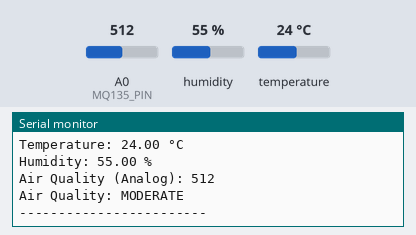
This sketch was run on a simulated ESP8266 (NodeMCU). Parts: the last lines printed to the serial monitor. Inputs (shaded band) come from the test bench; at power-on: A0 (MQ135_PIN) = 512, humidity 55 %, temperature 24 °C.

Above: at 2.9 s.
3.0 s: A0 (MQ135_PIN) set to 610
At 5.6 s:
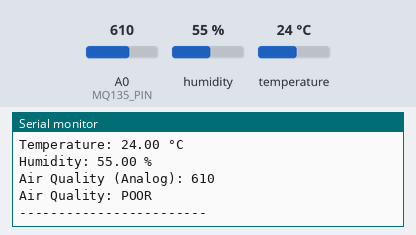
7.8 s: A0 (MQ135_PIN) set to 290
At 9.1 s:
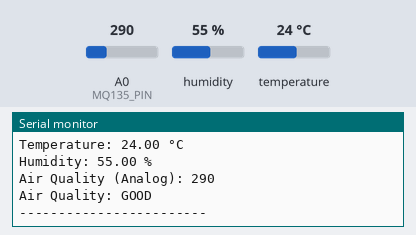
12.1 s: humidity set to 22 %
14.9 s: A0 (MQ135_PIN) set to 0
At 18.3 s:
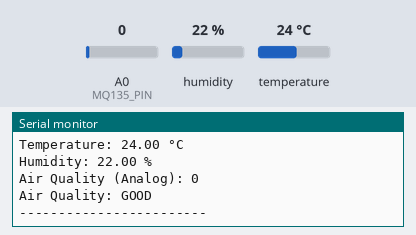
21.1 s: temperature set to 12 °C
23.9 s: humidity set to 40 %
Timing chart, 0 to 26.9 s (numbered marks = the images above; inputs shaded):
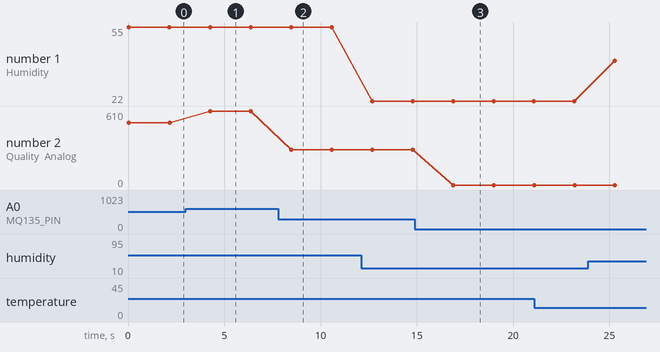

Measured:
- after the input at 3.0 s, the serial monitor: prints a new line after 1.3 s (image 1)
- after the input at 7.8 s, the serial monitor: prints a new line after 0.67 s (image 2)
- after the input at 14.9 s, the serial monitor: prints a new line after 2.0 s (image 3)
- plotted number 1: 55 → 22 after the input at 12.1 s, 22 → 40 after the input at 23.9 s
- plotted number 2: 512 → 610 after the input at 3.0 s, 610 → 290 after the input at 7.8 s, 290 → 0 after the input at 14.9 s

The sketch:

air_monitoring.ino
```cpp
#include <ESP8266WiFi.h>
#include <DHT.h>

// ----------- Pin Definitions -----------
#define DHTPIN D4        // DHT11 data pin
#define DHTTYPE DHT11
#define MQ135_PIN A0     // Analog pin for MQ-135

// ----------- Initialize Sensors -----------
DHT dht(DHTPIN, DHTTYPE);

// ----------- Variables -----------
float temperature;
float humidity;
int airQuality;

// ----------- Setup -----------
void setup() {
  Serial.begin(9600);
  dht.begin();

  Serial.println("Air Quality Monitoring System Started...");
}

// ----------- Loop -----------
void loop() {
  // Read DHT11
  humidity = dht.readHumidity();
  temperature = dht.readTemperature();

  // Read MQ-135
  airQuality = analogRead(MQ135_PIN);

  // Check if DHT reading failed
  if (isnan(humidity) || isnan(temperature)) {
    Serial.println("Failed to read from DHT sensor!");
    return;
  }

  // Display Readings
  Serial.println("----- Sensor Data -----");
  Serial.print("Temperature: ");
  Serial.print(temperature);
  Serial.println(" °C");

  Serial.print("Humidity: ");
  Serial.print(humidity);
  Serial.println(" %");

  Serial.print("Air Quality (Analog): ");
  Serial.println(airQuality);

  // Basic Air Quality Status
  if (airQuality < 300) {
    Serial.println("Air Quality: GOOD");
  }
  else if (airQuality < 600) {
    Serial.println("Air Quality: MODERATE");
  }
  else {
    Serial.println("Air Quality: POOR");
  }

  Serial.println("------------------------\n");

  delay(2000); // 2 sec delay
}
```
